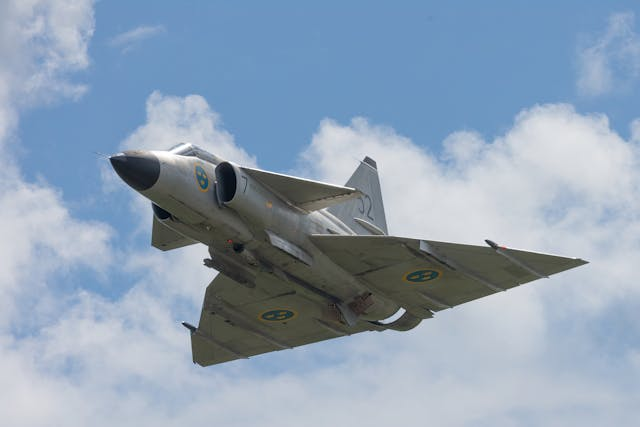
#> input picture data/pexels-saab-39.jpg, 640 x 427 px, found by its file name
$ python 15.py
#> lines starting #> are read from the running program, lines starting #| are printed output that depends on the picture
import cv2 as cv
import os
import matplotlib.pyplot as plt


def imageTranslate():
    root = os.getcwd()
    imgPath = os.path.join(root, "data\\pexels-saab-39.jpg")
    img = cv.imread(imgPath)
#> img is the input picture: shape (427, 640, 3); mean B, G, R 180.8, 161.2, 143.1

    # dividing height and width by 2 to get the center of the image
    height, width = img.shape[:2]
#> height = 427; width = 640
    # get the center coordinates of the image to create the 2D rotation matrix
    center = (width/2, height/2)
#> center = (320, 213.5)

    # using cv2.getRotationMatrix2D() to get the rotation matrix
    rotate_matrix = cv.getRotationMatrix2D(center=center, angle=45, scale=1)

    # rotate the image using cv2.warpAffine
    rotated_image = cv.warpAffine(src=img, M=rotate_matrix, dsize=(width, height))
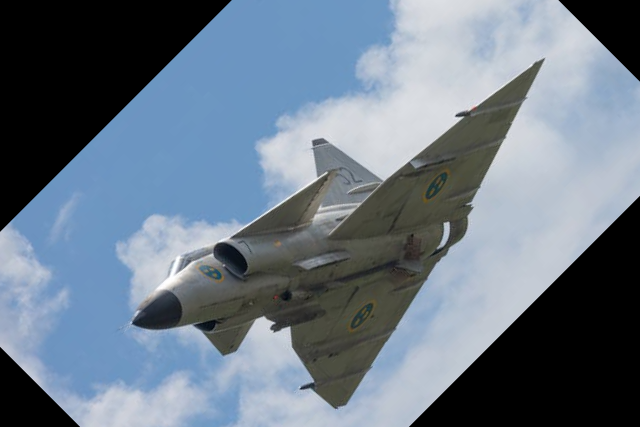
#> rotated_image: shape (427, 640, 3); mean B, G, R 135.7, 121.4, 107.6

    cv.imshow('Original image', img)
    cv.imshow('Rotated image', rotated_image)
    # wait indefinitely, press any key on keyboard to exit
    cv.waitKey(0)

if __name__ == "__main__":
    imageTranslate()

$ run again, with data/pexels-saab-340.jpg copied over data/pexels-saab-39.jpg
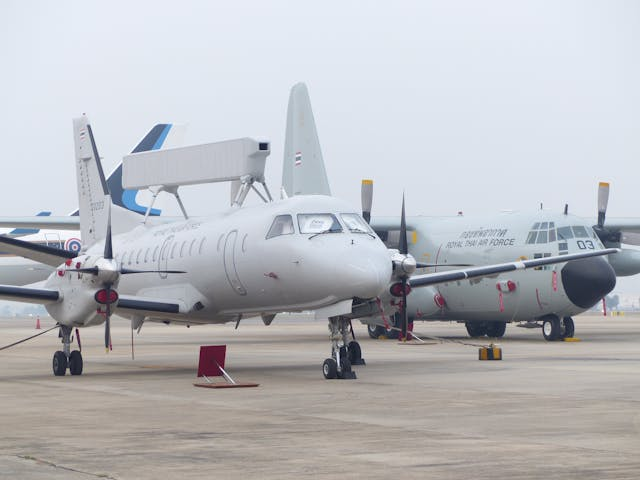
#> input picture data/pexels-saab-340.jpg, 640 x 480 px, found by its file name
#> in imageTranslate, img is the input picture: shape (480, 640, 3); mean B, G, R 190.4, 185.9, 184.5
#> in imageTranslate, `rotated_image = cv.warpAffine(src=img, M=rotate_matrix, dsize=(width, ..`:
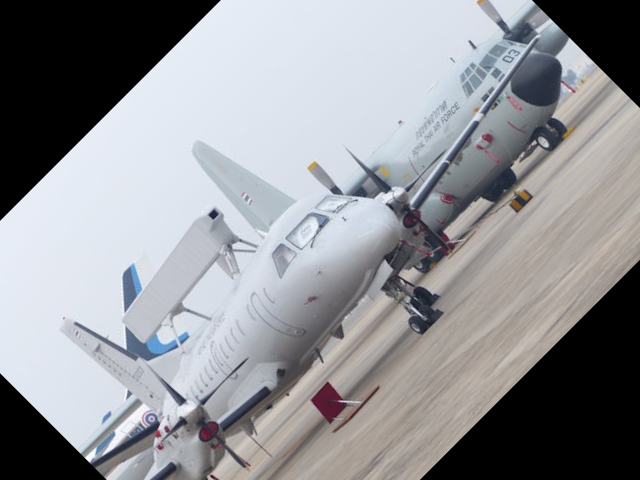
#> rotated_image: shape (480, 640, 3); mean B, G, R 151.9, 147.8, 146.4
